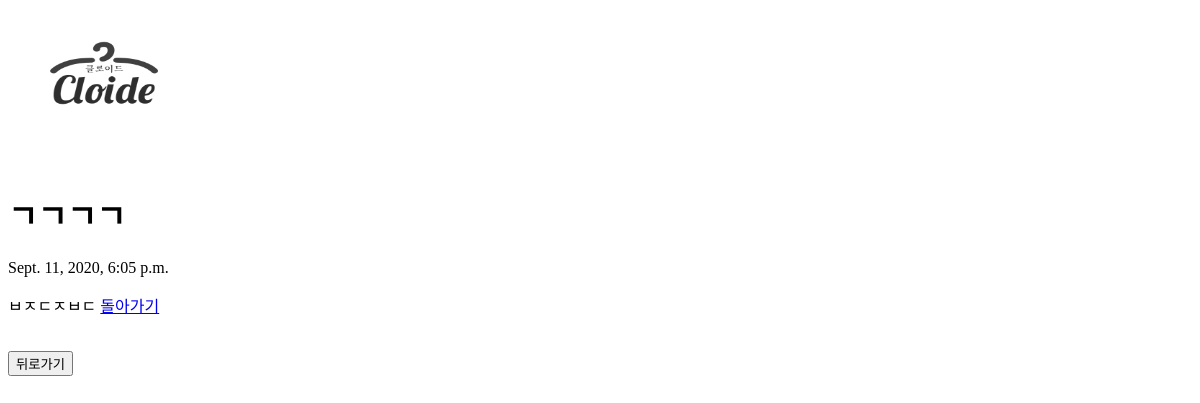
Before: /notice/7 with the older database file.
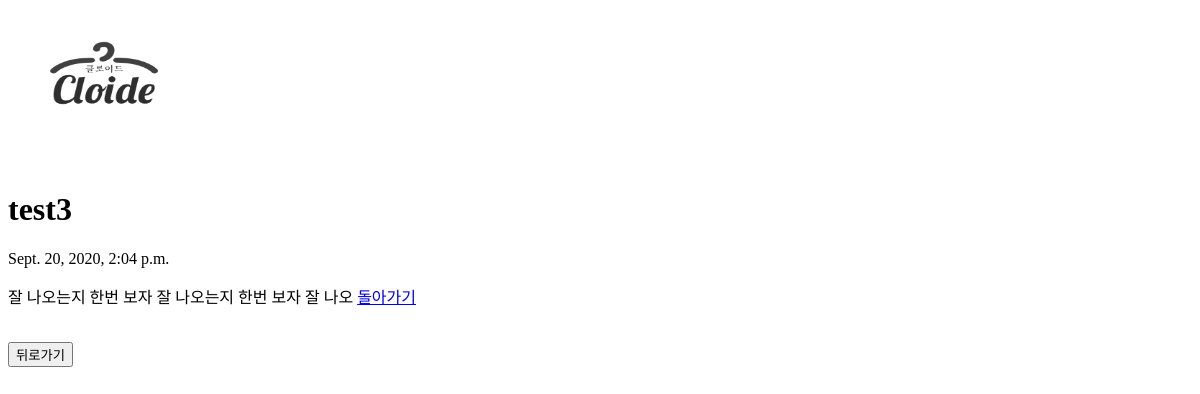
After: the same page with the newer database file.
### notice/models.py (models this page shows, shortened)
class Notice(models.Model):
    title = models.CharField(max_length=200)
    pub_date = models.DateTimeField('date published')
    body = models.TextField()
    author = models.CharField(max_length=100, default="simple")
    def summary(self):
        return self.body[:30]

### notice/views.py (the view)
# urls.py: path('<int:notice_id>' , views.detail, name ='detail'),
def detail(request,notice_id):
    notice_detail = get_object_or_404(Notice, pk=notice_id)
    return render(request, 'detail.html' , {'notice': notice_detail})

### notice/templates/detail.html
{% extends 'base.html' %}
{% block content %}
        <h1>{{notice.title}}</h1>
        <p>{{notice.pub_date}}</p>
        <p>{{notice.summary}}
        <a href = "{% url 'notice' %}"> 돌아가기 </a>
{% endblock %}

Changed rows visible on the page:
changed Notice: title "ㄱㄱㄱㄱ" → "test3"; pub_date "Sept. 11, 2020, 6:05 p.m." → "Sept. 20, 2020, 2:04 p.m."; summary "ㅂㅈㄷㅈㅂㄷ" → "잘 나오는지 한번 보자 잘 나오는지 한번 보자 잘 나오"
